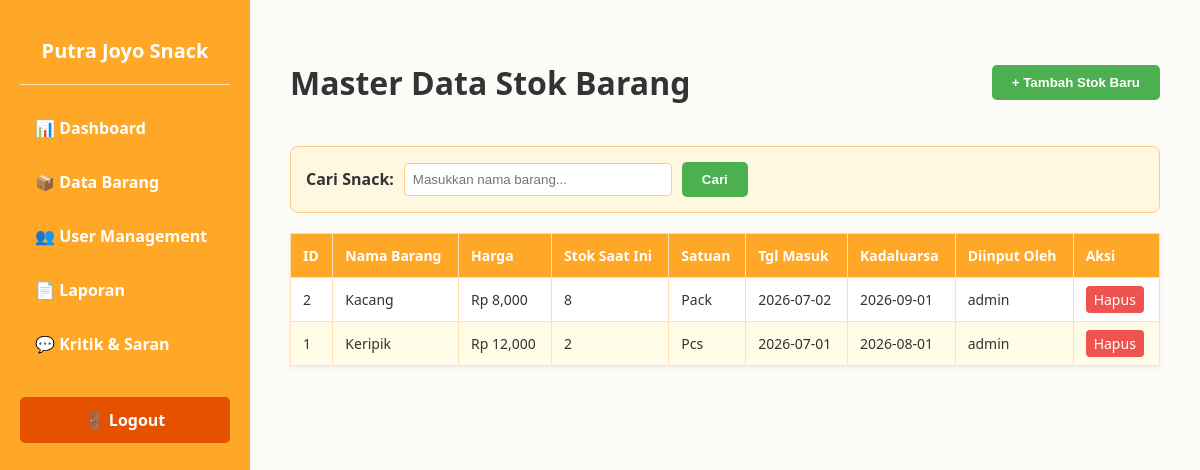
/admin/barang, run on an earlier commit of the app's database.
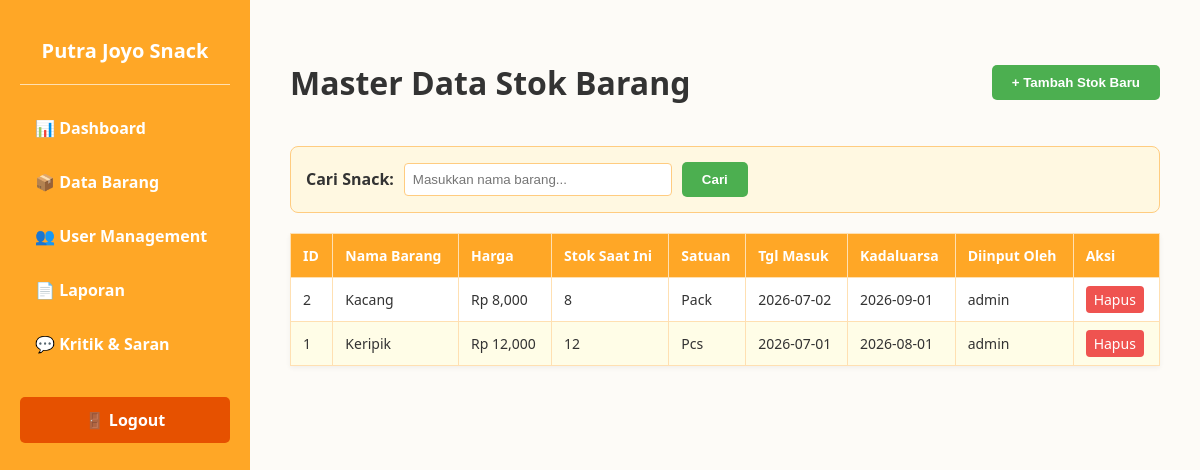
And on a later commit of the database.
### models/transaksi.py (models this page shows)
class Barang(db.Model):
    __tablename__ = 'barang'
    id = db.Column(db.Integer, primary_key=True)
    nama_barang = db.Column(db.String(100), nullable=False)
    harga = db.Column(db.Integer, nullable=False)
    stok = db.Column(db.Integer, nullable=False)
    satuan = db.Column(db.String(20), nullable=False)
    tanggal_masuk = db.Column(db.String(20), nullable=False)
    tanggal_kadaluarsa = db.Column(db.String(20), nullable=False)
    id_admin_fk = db.Column(db.String(50), nullable=False)

### app.py (the view, shortened to what this page needs)
@app.route("/admin/barang", methods=["GET", "POST"])
def admin_barang():
    search_query = request.args.get("q", "").strip()
    query = Barang.query
    if search_query:
        query = query.filter(Barang.nama_barang.ilike(f"%{search_query}%"))
    barang_list = query.order_by(Barang.id.desc()).all()
    return render_template("admin/barang.html", barang_list=barang_list, search_query=search_query)

### templates/admin/barang.html (shortened to what this page needs)
<!DOCTYPE html>
<html lang="id">
<head>
</head>
<body>
    <div class="sidebar">
        <h2>Putra Joyo Snack</h2>
        <hr style="border: 0; height: 1px; background: #FFE0B2; margin-bottom: 20px;">
        <a href="/admin/dashboard">📊 Dashboard</a>
        <a href="/admin/barang">📦 Data Barang</a>
        <a href="/admin/user">👥 User Management</a>
        <a href="/admin/laporan">📄 Laporan</a>
        <a href="/admin/kritik">💬 Kritik & Saran</a>
        <a class="logout-btn" href="/logout">🚪 Logout</a>
    </div>
    <div class="content">
        <div class="header-section">
            <h1>Master Data Stok Barang</h1>
            <button class="btn-add" onclick="bukaModal()">+ Tambah Stok Baru</button>
        </div>
        <form class="search-container" method="get" action="/admin/barang">
            <label><strong>Cari Snack:</strong></label>
            <input type="text" name="q" value="{{ search_query or '' }}" placeholder="Masukkan nama barang...">
            <button class="btn-add" type="submit">Cari</button>
        </form>
        <table class="data-table">
            <thead>
                <tr>
                    <th>ID</th>
                    <th>Nama Barang</th>
                    <th>Harga</th>
                    <th>Stok Saat Ini</th>
                    <th>Satuan</th>
                    <th>Tgl Masuk</th>
                    <th>Kadaluarsa</th>
                    <th>Diinput Oleh</th>
                    <th>Aksi</th>
                </tr>
            </thead>
            <tbody>
                {% for barang in barang_list %}
                <tr>
                    <td>{{ barang.id }}</td>
                    <td>{{ barang.nama_barang }}</td>
                    <td>Rp {{ "{:,.0f}".format(barang.harga) }}</td>
                    <td>{{ barang.stok }}</td>
                    <td>{{ barang.satuan }}</td>
                    <td>{{ barang.tanggal_masuk }}</td>
                    <td>{{ barang.tanggal_kadaluarsa }}</td>
                    <td>{{ barang.id_admin_fk }}</td>
                    <td>
                        <a href="/admin/barang/hapus/{{ barang.id }}" style="background-color:#EF5350; color:white; border:none; padding:4px 8px; border-radius:4px; cursor:pointer; text-decoration:none;" onclick="return confirm('Hapus barang ini?')">Hapus</a>
                    </td>
                </tr>
                {% else %}
                <tr>
                    <td colspan="9" style="text-align:center; color:#777;">Belum ada data barang.</td>
                </tr>
                {% endfor %}
            </tbody>
        </table>
    </div>
</body>
</html>

What changed in the data, as far as the page shows it:
changed Barang "Keripik": stok "2" → "12"
